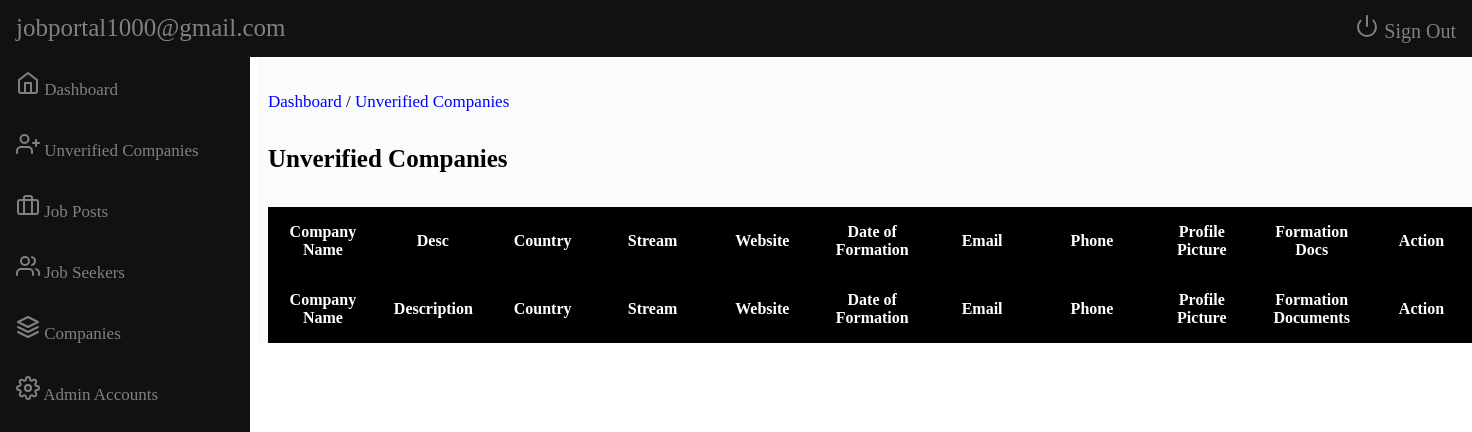
The page /admin/uv_company.php (signed in) on the database as committed earlier.
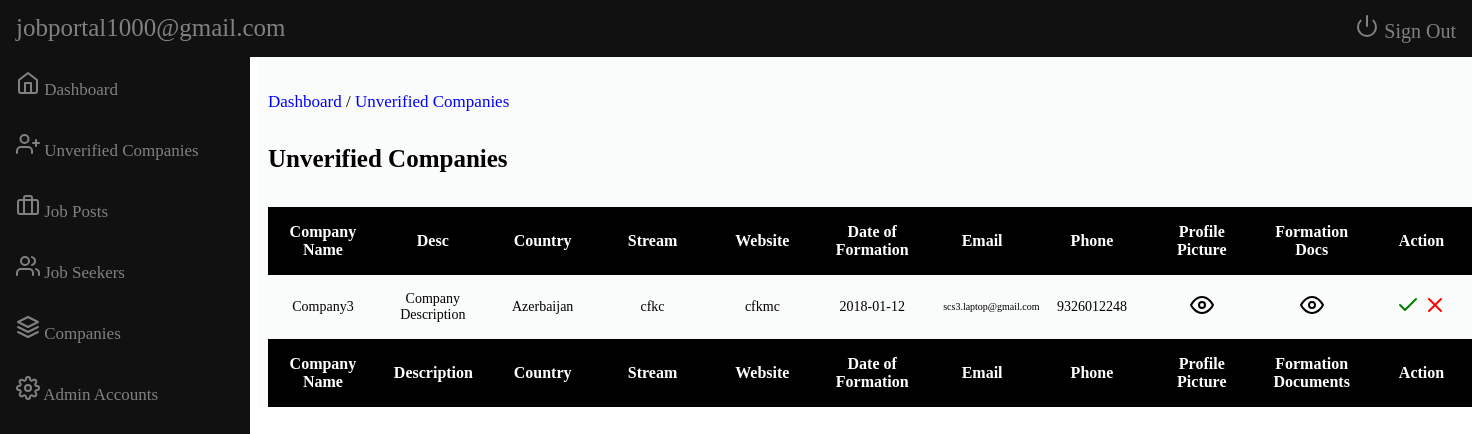
The same page on the database as committed later.
### tables this page shows
CREATE TABLE `company` (
  `id` int(11) NOT NULL,
  `name` varchar(100) NOT NULL,
  `description` varchar(500) NOT NULL,
  `country` varchar(50) NOT NULL,
  `stream` varchar(100) NOT NULL,
  `website` varchar(200) NOT NULL,
  `date` varchar(50) NOT NULL,
  `email` varchar(100) NOT NULL,
  `phone` varchar(10) NOT NULL,
  `password` varchar(50) NOT NULL,
  `photo` varchar(200) NOT NULL,
  `form_doc` varchar(200) NOT NULL,
  `verified` int(11) NOT NULL
);

### admin/uv_company.php (the view, shortened to what this page needs)
<?php
include('include/header.php');
include('include/sidebar.php');
?>
<p><a href="dashboard.php" >Dashboard</a>&nbsp;/&nbsp;<a href="uv_company.php">Unverified Companies</a></p>
<div class="row">
    <div class="col">
        <h1 class="page-header" style="font-size: 25px;">
            Unverified Companies
        </h1>
    </div>
</div>
<div class="table-div">
    <table id="example">
        <thead>
            <tr>
                <th>Company Name</th>
                <th>Desc</th>
                <th>Country</th>
                <th>Stream</th>
                <th>Website</th>
                <th>Date of Formation</th>
                <th>Email</th>
                <th>Phone</th>
                <th>Profile Picture</th>
                <th>Formation Docs</th>
                <th>Action</th>
            </tr>
        </thead>
        <tbody>
            <?php
            include('connection/db.php');
            $query = mysqli_query($conn, "select * from company where verified=0");
            while ($row = mysqli_fetch_array($query)) {
            ?>
                <tr>
                    <td><?php echo $row['name'] ?></td>
                    <td><?php echo $row['description'] ?></td>
                    <td><?php echo $row['country'] ?></td>
                    <td><?php echo $row['stream'] ?></td>
                    <td><?php echo $row['website'] ?></td>
                    <td><?php echo $row['date'] ?></td>
                    <td style="font-size:10px;" ><?php echo $row['email'] ?></td>
                    <td><?php echo $row['phone'] ?></td>
                    <td>
                        <button data-feather="eye" onclick="showPic('<?php echo $row['photo'] ?>')"></button>
                    </td>
                    <td>
                        <button data-feather="eye" onclick="showDoc('<?php echo $row['form_doc'] ?>')"></button>
                    </td>
                    <td>
                        <div class="row">
                            <div class="btn-group">
                                <a href="accept.php?id=<?php echo $row['id'] ?>"><span class="success" data-feather="check"></span></a>
                                <a href="reject.php?del=<?php echo $row['id'] ?>"><span class="danger" data-feather="x"></span></a>
                            </div>
                        </div>
                    </td>
                </tr>
            <?php } ?>
        </tbody>
        <tfoot>
            <tr>
                <th>Company Name</th>
                <th>Description</th>
                <th>Country</th>
                <th>Stream</th>
                <th>Website</th>
                <th>Date of Formation</th>
                <th>Email</th>
                <th>Phone</th>
                <th>Profile Picture</th>
                <th>Formation Documents</th>
                <th>Action</th>
            </tr>
        </tfoot>
    </table>
</div>
</div>
</div>
</div>
</body>
</html>

Rows that differ between the two databases and show on the page:
added company: name "Company3", description "Company Description", country "Azerbaijan", stream "cfkc", website "cfkmc", date "2018-01-12", email "scs3.laptop@gmail.com", phone "9326012248"
